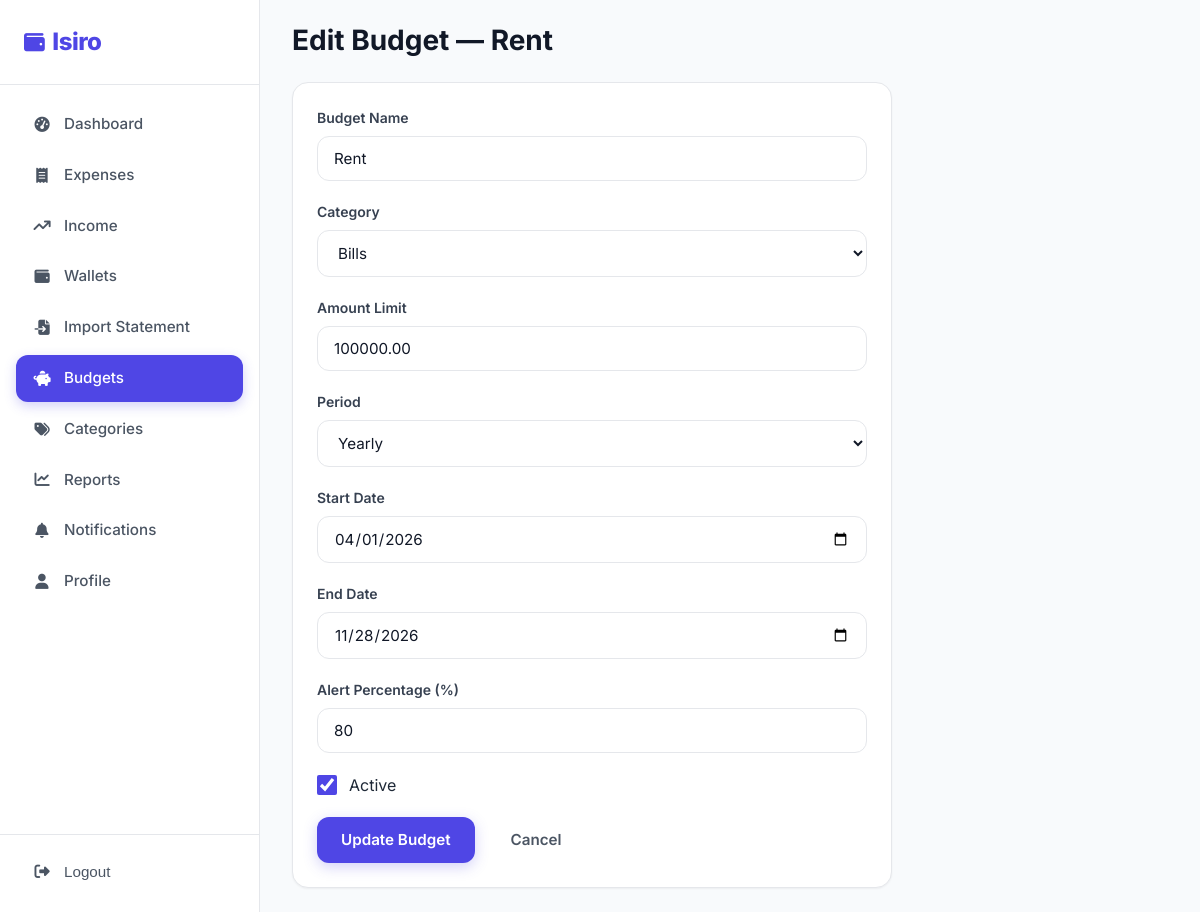
The app's page /budgets/6/edit/ (signed in) with its own data.
### budgets/models.py (models this page shows, shortened)
class Budget(models.Model):
    class PeriodType(models.TextChoices):
        WEEKLY = "weekly", "Weekly"
        MONTHLY = "monthly", "Monthly"
        YEARLY = "yearly", "Yearly"
    user = models.ForeignKey(
        settings.AUTH_USER_MODEL, on_delete=models.CASCADE, related_name="budgets",
    )
    name = models.CharField(max_length=150)
    category = models.ForeignKey(
        Category, on_delete=models.CASCADE, related_name="budgets",
    )
    amount_limit = models.DecimalField(max_digits=12, decimal_places=2)
    period_type = models.CharField(
        max_length=10, choices=PeriodType.choices, default=PeriodType.MONTHLY,
    )
    start_date = models.DateField()
    end_date = models.DateField()
    alert_percentage = models.IntegerField(default=80)
    is_active = models.BooleanField(default=True)
    created_at = models.DateTimeField(auto_now_add=True)
    updated_at = models.DateTimeField(auto_now=True)
    class Meta:
        ordering = ["-created_at"]          # Newest budgets first
        verbose_name = "Budget"
        verbose_name_plural = "Budgets"
        unique_together = ["user", "category", "start_date"]

### budgets/views.py (the view, shortened to what this page needs)
# urls.py: path("<int:pk>/edit/", BudgetEditView.as_view(), name="edit"),
class BudgetEditView(LoginRequiredMixin, View):
    login_url = "users:login"
    template_name = "budgets/edit_budget.html"
    def get(self, request, pk):
        budget = get_object_or_404(Budget, pk=pk, user=request.user)
        return render(request, self.template_name, {"form": BudgetForm(instance=budget, user=request.user), "budget": budget})

### expenses/models.py (called while the page is built)
    def __str__(self) -> str:
        return self.name

### templates/budgets/edit_budget.html (shortened to what this page needs)
{% extends "base.html" %}
{% load static %}
{% block body_class %}app-page{% endblock %}
{% block content %}
<div class="app-layout">
    {% include "partials/sidebar.html" with active="budgets" %}
    <main class="main-content">
        <div class="topbar">
            <div style="display:flex; align-items:center; gap:16px;">
                <h1>Edit Budget — {{ budget.name }}</h1>
            </div>
        </div>
        <div class="card" style="max-width:600px;">
            <form method="post">
                <div class="form-group"><label class="form-label">Budget Name</label>{{ form.name }}</div>
                <div class="form-group"><label class="form-label">Category</label>{{ form.category }}</div>
                <div class="form-group"><label class="form-label">Amount Limit</label>{{ form.amount_limit }}</div>
                <div class="form-group"><label class="form-label">Period</label>{{ form.period_type }}</div>
                <div class="form-group"><label class="form-label">Start Date</label>{{ form.start_date }}</div>
                <div class="form-group"><label class="form-label">End Date</label>{{ form.end_date }}</div>
                <div class="form-group"><label class="form-label">Alert Percentage (%)</label>{{ form.alert_percentage }}</div>
                <div class="form-group"><div style="display:flex; align-items:center; gap:12px;">{{ form.is_active }} <label>Active</label></div></div>
                <div style="display:flex; gap:12px;">
                    <button type="submit" class="btn btn-primary"><span class="btn-text">Update Budget</span></button>
                    <a href="{% url 'budgets:list' %}" class="btn btn-ghost"><span class="btn-text">Cancel</span></a>
                </div>
            </form>
        </div>
    </main>
</div>
{% endblock %}

### static/css/style.css (style rules this page uses)
:root { --primary-50: #EEF2FF; --primary-100: #E0E7FF; --primary-200: #C7D2FE; --primary-300: #A5B4FC; --primary-400: #818CF8; --primary-500: #6366F1; --primary-600: #4F46E5; --primary-700: #4338CA; --primary-800: #3730A3; --success-50: #ECFDF5; --success-100: #D1FAE5; --success-500: #10B981; --success-600: #059669; --success-700: #047857; --danger-50: #FEF2F2; --danger-100: #FEE2E2; --danger-500: #EF4444; --danger-600: #DC2626; --danger-700: #B91C1C; --warning-50: #FFFBEB; --warning-100: #FEF3C7; --warning-500: #F59E0B; --warning-600: #D97706; --accent-500: #0EA5E9; --accent-600: #0284C7; --gray-50: #F9FAFB; --gray-100: #F3F4F6; --gray-200: #E5E7EB; --gray-300: #D1D5DB; --gray-400: #9CA3AF; --gray-500: #6B7280; --gray-600: #4B5563; --gray-700: #374151; --gray-800: #1F2937; --gray-900: #111827; --bg: #F8FAFC; --surface: #FFFFFF; --border: #E5E7EB; --shadow-sm: 0 1px 2px rgba(0,0,0,0.05); --shadow: 0 4px 12px rgba(0,0,0,0.07); --shadow-md: 0 8px 24px rgba(0,0,0,0.08); --shadow-lg: 0 16px 48px rgba(0,0,0,0.10); --r-sm: 8px; --r: 12px; --r-lg: 16px; --r-xl: 24px; --r-full: 9999px; --sp-1: 4px; --sp-2: 8px; --sp-3: 12px; --sp-4: 16px; --sp-5: 20px; --sp-6: 24px; --sp-8: 32px; --sp-10: 40px; --sp-12: 48px; --sp-16: 64px; --font: 'Inter', -apple-system, BlinkMacSystemFont, 'Segoe UI', sans-serif; }
*, *::before, *::after { box-sizing: border-box; margin: 0; padding: 0; }
html { scroll-behavior: smooth; }
body { font-family: var(--font); background: var(--bg); color: var(--gray-800); line-height: 1.5; -webkit-font-smoothing: antialiased; }
a { color: var(--primary-600); text-decoration: none; transition: color .2s; }
h1, h2, h3, h4 { line-height: 1.2; font-weight: 700; color: var(--gray-900); }
h1 { font-size: 2.5rem; }
.btn { display: inline-flex; align-items: center; justify-content: center; gap: var(--sp-2); padding: 12px 24px; border: none; border-radius: var(--r); font-family: var(--font); font-size: 0.95rem; font-weight: 600; cursor: pointer; transition: all .2s ease; white-space: nowrap; position: relative; overflow: hidden; }
.btn-primary { background: var(--primary-600); color: #fff; box-shadow: 0 4px 14px rgba(79,70,229,0.25); }
.btn-ghost { background: transparent; color: var(--gray-600); }
.form-group { margin-bottom: var(--sp-5); }
.form-label { display: block; font-size: 0.875rem; font-weight: 600; color: var(--gray-700); margin-bottom: var(--sp-2); }
.form-input, .form-textarea, select.form-input { width: 100%; padding: 12px 16px; border: 1.5px solid var(--border); border-radius: var(--r); font-family: var(--font); font-size: 0.95rem; color: var(--gray-900); background: var(--surface); transition: all .2s ease; }
.form-input::placeholder { color: var(--gray-400); }
.form-check { width: 20px; height: 20px; accent-color: var(--primary-600); cursor: pointer; }
.card { background: var(--surface); border: 1px solid var(--border); border-radius: var(--r-lg); padding: var(--sp-6); box-shadow: var(--shadow-sm); transition: box-shadow .2s, transform .2s; }
.app-layout { display: flex; min-height: 100vh; }
.main-content { flex: 1; margin-left: 260px; padding: var(--sp-6) var(--sp-8); min-width: 0; }
.topbar { display: flex; align-items: center; justify-content: space-between; margin-bottom: var(--sp-6); }
.topbar h1 { font-size: 1.75rem; }

### records on screen
Budget: name "Rent", category "Bills", amount_limit "100000.00", period_type "Yearly", start_date "04/01/2026", end_date "11/28/2026", alert_percentage "80", is_active "☑"
